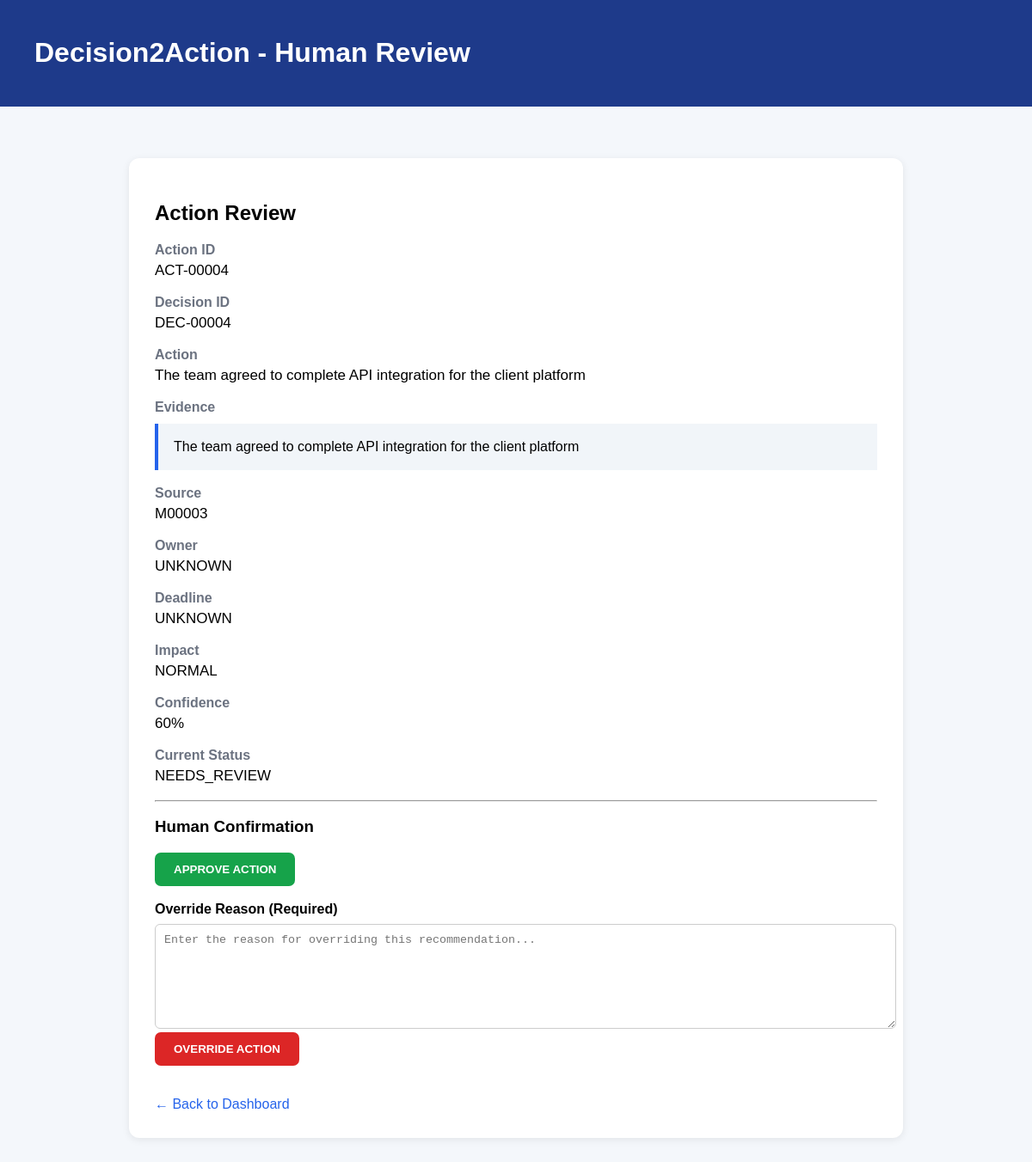
The app's page /review/ACT-00004 with its own data.
### tables this page shows
CREATE TABLE actions (
            action_id TEXT PRIMARY KEY,
            decision_id TEXT,
            action_text TEXT,
            owner TEXT,
            deadline TEXT,
            impact TEXT,
            confidence INTEGER,
            status TEXT,
            FOREIGN KEY (decision_id)
                REFERENCES decisions(decision_id)
        );

CREATE TABLE decisions (
            decision_id TEXT PRIMARY KEY,
            source_id TEXT,
            decision_text TEXT,
            evidence TEXT,
            confidence INTEGER,
            status TEXT,
            created_at TEXT
        );

### app.py (the view)
@app.route("/review/<action_id>")
def review_action(action_id):
    db = get_db()
    action = db.execute("""
        SELECT
            actions.*,
            decisions.evidence,
            decisions.source_id
        FROM actions
        LEFT JOIN decisions
        ON actions.decision_id = decisions.decision_id
        WHERE actions.action_id = ?
    """, (action_id,)).fetchone()
    db.close()
    if action is None:
        return "Action not found", 404
    return render_template(
        "review.html",
        action=action
    )

### app.py (called while the page is built)
def get_db():
    connection = sqlite3.connect(DATABASE_PATH)
    connection.row_factory = sqlite3.Row
    return connection

### templates/review.html (shortened to what this page needs)
<!DOCTYPE html>
<html lang="en">
<head>
</head>
<body>
    <div class="header">
        <h1>Decision2Action - Human Review</h1>
    </div>
    <div class="container">
        <div class="card">
            <h2>Action Review</h2>
            <div class="row">
                <div class="label">
                    Action ID
                </div>
                <div class="value">
                    {{ action["action_id"] }}
                </div>
            </div>
            <div class="row">
                <div class="label">
                    Decision ID
                </div>
                <div class="value">
                    {{ action["decision_id"] }}
                </div>
            </div>
            <div class="row">
                <div class="label">
                    Action
                </div>
                <div class="value">
                    {{ action["action_text"] }}
                </div>
            </div>
            <div class="row">
                <div class="label">
                    Evidence
                </div>
                <div class="evidence">
                    {{ action["evidence"] }}
                </div>
            </div>
            <div class="row">
                <div class="label">
                    Source
                </div>
                <div class="value">
                    {{ action["source_id"] }}
                </div>
            </div>
            <div class="row">
                <div class="label">
                    Owner
                </div>
                <div class="value">
                    {{ action["owner"] }}
                </div>
            </div>
            <div class="row">
                <div class="label">
                    Deadline
                </div>
                <div class="value">
                    {{ action["deadline"] }}
                </div>
            </div>
            <div class="row">
                <div class="label">
                    Impact
                </div>
                <div class="value {% if action['impact'] == 'HIGH' %}high{% endif %}">
                    {{ action["impact"] }}
                </div>
            </div>
            <div class="row">
                <div class="label">
                    Confidence
                </div>
                <div class="value">
                    {{ action["confidence"] }}%
                </div>
            </div>
            <div class="row">
                <div class="label">
                    Current Status
                </div>
                <div class="value">
                    {{ action["status"] }}
                </div>
            </div>
            <hr>
            {% if action["status"] not in ["APPROVED", "OVERRIDDEN"] %}
            <h3>Human Confirmation</h3>
            <form
                method="POST"
                action="/approve/{{ action['action_id'] }}"
                style="display:inline;"
            >
                <button
                    type="submit"
                    class="approve"
                >
                    APPROVE ACTION
                </button>
            </form>
            <br><br>
            <form
                method="POST"
                action="/override/{{ action['action_id'] }}"
            >
                <label>
                    <strong>
                        Override Reason (Required)
                    </strong>
                </label>
                <textarea
                    name="reason"
                    placeholder="Enter the reason for overriding this recommendation..."
                    required
                ></textarea>
                <br>
                <button
                    type="submit"
                    class="override"
                >
                    OVERRIDE ACTION
                </button>
            </form>
            {% else %}
            <h3>
                This action has already been reviewed.
            </h3>
            {% endif %}
            <br><br>
            <a href="/">
                ← Back to Dashboard
            </a>
        </div>
    </div>
</body>
</html>

### templates/review.html (style rules this page uses)
body { font-family: Arial, sans-serif; background: #f4f7fb; margin: 0; }
.header { background: #1e3a8a; color: white; padding: 22px 40px; }
.container { max-width: 900px; margin: 40px auto; padding: 20px; }
.card { background: white; padding: 30px; border-radius: 12px; box-shadow: 0 2px 10px rgba(0,0,0,0.08); }
.row { margin-bottom: 18px; }
.label { font-weight: bold; color: #6b7280; margin-bottom: 5px; }
.value { font-size: 17px; }
.evidence { background: #f1f5f9; padding: 18px; border-left: 4px solid #2563eb; margin-top: 10px; }
button { border: none; padding: 12px 22px; border-radius: 7px; cursor: pointer; font-weight: bold; margin-right: 10px; }
.approve { background: #16a34a; color: white; }
.override { background: #dc2626; color: white; }
textarea { width: 100%; min-height: 100px; padding: 10px; margin-top: 8px; border: 1px solid #ccc; border-radius: 6px; resize: vertical; }
a { color: #2563eb; text-decoration: none; }

### records on screen
actions: action_id "ACT-00004", decision_id "DEC-00004", action_text "The team agreed to complete API integration for the client platform", owner "UNKNOWN", deadline "UNKNOWN", impact "NORMAL", confidence "60", status "NEEDS_REVIEW"
decisions: evidence "The team agreed to complete API integration for the client platform", source_id "M00003"
